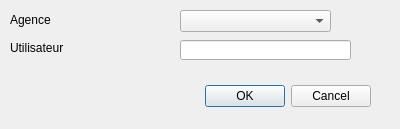
<?xml version="1.0" encoding="UTF-8"?>
<ui version="4.0">
 <class>GlobalSettingsDialog</class>
 <widget class="QDialog" name="GlobalSettingsDialog">
  <property name="geometry">
   <rect>
    <x>0</x>
    <y>0</y>
    <width>400</width>
    <height>129</height>
   </rect>
  </property>
  <property name="windowTitle">
   <string>Paramétrage général</string>
  </property>
  <widget class="QDialogButtonBox" name="buttonBox">
   <property name="geometry">
    <rect>
     <x>30</x>
     <y>80</y>
     <width>341</width>
     <height>32</height>
    </rect>
   </property>
   <property name="orientation">
    <enum>Qt::Horizontal</enum>
   </property>
   <property name="standardButtons">
    <set>QDialogButtonBox::Cancel|QDialogButtonBox::Ok</set>
   </property>
  </widget>
  <widget class="QLabel" name="label_agence">
   <property name="geometry">
    <rect>
     <x>10</x>
     <y>10</y>
     <width>141</width>
     <height>20</height>
    </rect>
   </property>
   <property name="text">
    <string>Agence</string>
   </property>
  </widget>
  <widget class="QComboBox" name="combobox_agence">
   <property name="geometry">
    <rect>
     <x>180</x>
     <y>10</y>
     <width>151</width>
     <height>22</height>
    </rect>
   </property>
  </widget>
  <widget class="QLineEdit" name="userInput">
   <property name="geometry">
    <rect>
     <x>180</x>
     <y>40</y>
     <width>171</width>
     <height>20</height>
    </rect>
   </property>
  </widget>
  <widget class="QLabel" name="label_user">
   <property name="geometry">
    <rect>
     <x>10</x>
     <y>40</y>
     <width>101</width>
     <height>16</height>
    </rect>
   </property>
   <property name="text">
    <string>Utilisateur</string>
   </property>
  </widget>
 </widget>
 <resources/>
 <connections>
  <connection>
   <sender>buttonBox</sender>
   <signal>accepted()</signal>
   <receiver>GlobalSettingsDialog</receiver>
   <slot>accept()</slot>
   <hints>
    <hint type="sourcelabel">
     <x>248</x>
     <y>254</y>
    </hint>
    <hint type="destinationlabel">
     <x>157</x>
     <y>274</y>
    </hint>
   </hints>
  </connection>
  <connection>
   <sender>buttonBox</sender>
   <signal>rejected()</signal>
   <receiver>GlobalSettingsDialog</receiver>
   <slot>reject()</slot>
   <hints>
    <hint type="sourcelabel">
     <x>316</x>
     <y>260</y>
    </hint>
    <hint type="destinationlabel">
     <x>286</x>
     <y>274</y>
    </hint>
   </hints>
  </connection>
 </connections>
</ui>
